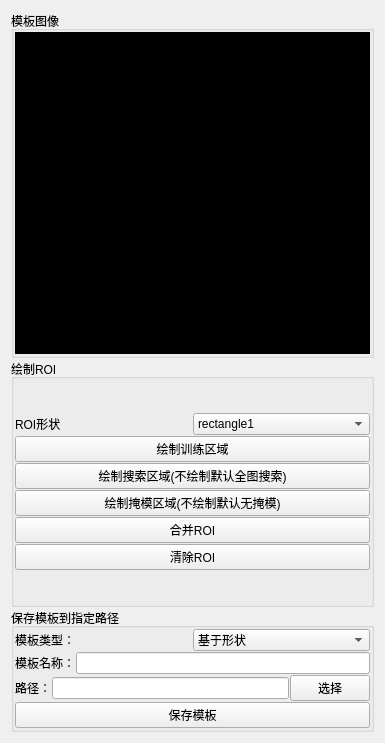
              <widget class="QWidget" name="scrollAreaWidgetContents">
               <property name="geometry">
                <rect>
                 <x>0</x>
                 <y>0</y>
                 <width>385</width>
                 <height>743</height>
                </rect>
               </property>
               <layout class="QVBoxLayout" name="verticalLayout_11">
                <item>
                 <layout class="QVBoxLayout" name="verticalLayout_3" stretch="0">
                  <item>
                   <layout class="QVBoxLayout" name="verticalLayout_2" stretch="7,5,2">
                    <property name="spacing">
                     <number>1</number>
                    </property>
                    <item>
                     <widget class="QGroupBox" name="groupBox_2">
                      <property name="title">
                       <string>模板图像</string>
                      </property>
                      <layout class="QGridLayout" name="gridLayout_9">
                       <property name="leftMargin">
                        <number>1</number>
                       </property>
                       <property name="topMargin">
                        <number>1</number>
                       </property>
                       <property name="rightMargin">
                        <number>1</number>
                       </property>
                       <property name="bottomMargin">
                        <number>1</number>
                       </property>
                       <property name="spacing">
                        <number>1</number>
                       </property>
                       <item row="0" column="0">
                        <widget class="QLabel" name="lbl_Window_ModelImg">
                         <property name="minimumSize">
                          <size>
                           <width>0</width>
                           <height>0</height>
                          </size>
                         </property>
                         <property name="styleSheet">
                          <string notr="true">background-color: rgb(0, 0, 0);</string>
                         </property>
                         <property name="text">
                          <string/>
                         </property>
                        </widget>
                       </item>
                      </layout>
                     </widget>
                    </item>
                    <item>
                     <widget class="QGroupBox" name="groupBox">
                      <property name="title">
                       <string>绘制ROI</string>
                      </property>
                      <layout class="QGridLayout" name="gridLayout_3">
                       <property name="leftMargin">
                        <number>1</number>
                       </property>
                       <property name="topMargin">
                        <number>1</number>
                       </property>
                       <property name="rightMargin">
                        <number>1</number>
                       </property>
                       <property name="bottomMargin">
                        <number>1</number>
                       </property>
                       <property name="spacing">
                        <number>1</number>
                       </property>
                       <item row="0" column="0">
                        <layout class="QVBoxLayout" name="verticalLayout_4" stretch="0,0,0,0,0,0">
                         <item>
                          <layout class="QHBoxLayout" name="horizontalLayout_5">
                           <item>
                            <widget class="QLabel" name="label_28">
                             <property name="text">
                              <string>ROI形状</string>
                             </property>
                            </widget>
                           </item>
                           <item>
                            <widget class="QComboBox" name="cmb_RoiShape_Template">
                             <item>
                              <property name="text">
                               <string>rectangle1</string>
                              </property>
                             </item>
                             <item>
                              <property name="text">
                               <string>rectangle2</string>
                              </property>
                             </item>
                             <item>
                              <property name="text">
                               <string>circle</string>
                              </property>
                             </item>
                             <item>
                              <property name="text">
                               <string>ellipse</string>
                              </property>
                             </item>
                             <item>
                              <property name="text">
                               <string>polygon</string>
                              </property>
                             </item>
                            </widget>
                           </item>
                          </layout>
                         </item>
                         <item>
                          <widget class="QPushButton" name="btn_DrawTrainRoi_Template">
                           <property name="text">
                            <string>绘制训练区域</string>
                           </property>
                          </widget>
                         </item>
                         <item>
                          <widget class="QPushButton" name="btn_DrawSearchRoi_Template">
                           <property name="text">
                            <string>绘制搜索区域(不绘制默认全图搜索)</string>
                           </property>
                          </widget>
                         </item>
                         <item>
                          <widget class="QPushButton" name="btn_DrawShaddowRoi_Template">
                           <property name="text">
                            <string>绘制掩模区域(不绘制默认无掩模)</string>
                           </property>
                          </widget>
                         </item>
                         <item>
                          <widget class="QPushButton" name="btn_UnionRoi_Template">
                           <property name="text">
                            <string>合并ROI</string>
                           </property>
                          </widget>
                         </item>
                         <item>
                          <widget class="QPushButton" name="btn_ClearRoi_Template">
                           <property name="text">
                            <string>清除ROI</string>
                           </property>
                          </widget>
                         </item>
                        </layout>
                       </item>
                      </layout>
                     </widget>
                    </item>
                    <item>
                     <widget class="QGroupBox" name="groupBox_3">
                      <property name="title">
                       <string>保存模板到指定路径</string>
                      </property>
                      <layout class="QGridLayout" name="gridLayout_2">
                       <property name="leftMargin">
                        <number>1</number>
                       </property>
                       <property name="topMargin">
                        <number>1</number>
                       </property>
                       <property name="rightMargin">
                        <number>1</number>
                       </property>
                       <property name="bottomMargin">
                        <number>1</number>
                       </property>
                       <property name="spacing">
                        <number>1</number>
                       </property>
                       <item row="0" column="0">
                        <layout class="QVBoxLayout" name="verticalLayout">
                         <item>
                          <layout class="QHBoxLayout" name="horizontalLayout_7">
                           <item>
                            <widget class="QLabel" name="label_17">
                             <property name="text">
                              <string>模板类型：</string>
                             </property>
                            </widget>
                           </item>
                           <item>
                            <widget class="QComboBox" name="cmb_ModelType">
                             <item>
                              <property name="text">
                               <string>基于形状</string>
                              </property>
                             </item>
                             <item>
                              <property name="text">
                               <string>基于互相关</string>
                              </property>
                             </item>
                            </widget>
                           </item>
                          </layout>
                         </item>
                         <item>
                          <layout class="QHBoxLayout" name="horizontalLayout_2">
                           <item>
                            <widget class="QLabel" name="label_16">
                             <property name="text">
                              <string>模板名称：</string>
                             </property>
                            </widget>
                           </item>
                           <item>
                            <widget class="QLineEdit" name="lineEdit_ModelName"/>
                           </item>
                          </layout>
                         </item>
                         <item>
                          <layout class="QHBoxLayout" name="horizontalLayout_34" stretch="10,1">
                           <item>
                            <layout class="QHBoxLayout" name="horizontalLayout_6" stretch="1,10">
                             <item>
                              <widget class="QLabel" name="label_19">
                               <property name="text">
                                <string>路径：</string>
                               </property>
                              </widget>
                             </item>
                             <item>
                              <widget class="QLineEdit" name="lineEdit_ModelPath"/>
                             </item>
                            </layout>
                           </item>
                           <item>
                            <widget class="QPushButton" name="pb_SelectModelPath">
                             <property name="text">
                              <string>选择</string>
                             </property>
                            </widget>
                           </item>
                          </layout>
                         </item>
                         <item>
                          <widget class="QPushButton" name="pb_SaveModelFile">
                           <property name="text">
                            <string>保存模板</string>
                           </property>
                          </widget>
                         </item>
                        </layout>
                       </item>
                      </layout>
                     </widget>
                    </item>
                   </layout>
                  </item>
                 </layout>
                </item>
               </layout>
              </widget>
